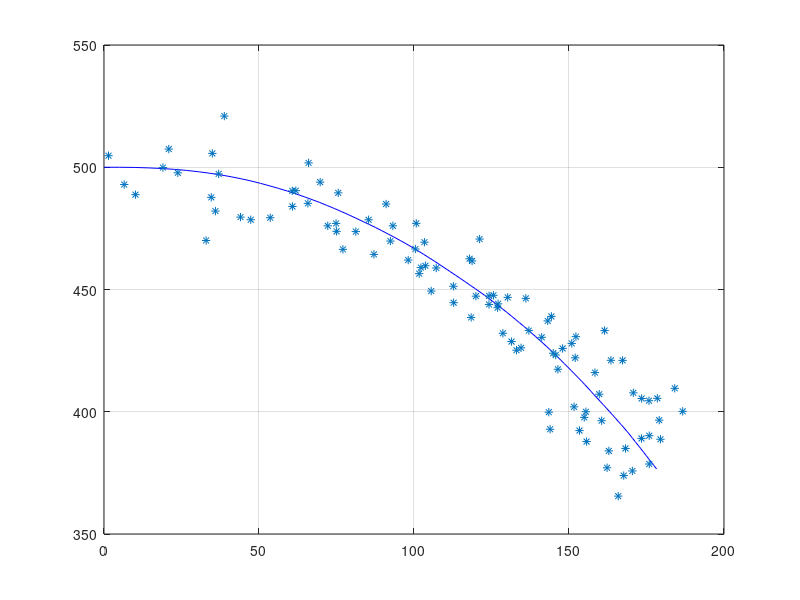

Write the MATLAB code that produced this figure. (Note: this script raises an error after producing the figure.)
%%%%%%%%%%%%%%%%%%%%%%%%%%%%%%%%%%%%%%%%%%%%%%%%%%%%%%%%%%%%%%%%%%%%%%%%%%%%%%%%%%%%%  
 % Date: 2016.10.12  
 %
 % Extended Kalman Filter to estimate parabolic path  
 %
 % the system coefficient need to adjustment carefully
%%%%%%%%%%%%%%%%%%%%%%%%%%%%%%%%%%%%%%%%%%%%%%%%%%%%%%%%%%%%%%%%%%%%%%%%%%%%%%%%%%%%%  
kx = .01; ky = .05;     % damping coefficient 
g = 9.8;                % gravity 
t = 10;                 % simulation time 
Ts = 0.1;               % sample rates  
len = fix(t/Ts);        % simulation step 
%%%%%%%%%%%%%%%%%%%%%%%%%%%%%%%%%%%%%%%%%%%%%%%%%%%%%%%%%%%%%%%%%%%%%%%%%%%%%%%%%%%%%%%  
% simulated orbit  
dax = 1.5; day = 1.5;  % system noise  
X = zeros(len,4); X(1,:) = [0, 50, 500, 0]; % initial value 
for k=2:len  
    x = X(k-1,1); vx = X(k-1,2); y = X(k-1,3); vy = X(k-1,4);   
    x = x + vx*Ts;  
    vx = vx + (-kx*vx^2+dax*randn(1,1))*Ts;  
    y = y + vy*Ts;  
    vy = vy + (ky*vy^2-g+day*randn(1))*Ts;  
    X(k,:) = [x, vx, y, vy];  
end  
figure(1), hold off, plot(X(:,1),X(:,3),'-b'), grid on  
%%%%%%%%%%%%%%%%%%%%%%%%%%%%%%%%%%%%%%%%%%%%%%%%%%%%%%%%%%%%%%%%%%%%%%%%%%%%%%%%%%%%%%%  
% measurement
mrad = 0.001;  
dr = 10; dafa = 10*mrad; % noise  
for k=1:len  
    r = sqrt(X(k,1)^2+X(k,3)^2) + dr*randn(1,1);  
    a = atan(X(k,1)/X(k,3)) + dafa*randn(1,1);  
    Z(k,:) = [r, a];  
end  
figure(1), hold on, plot(Z(:,1).*sin(Z(:,2)), Z(:,1).*cos(Z(:,2)),'*')  
%%%%%%%%%%%%%%%%%%%%%%%%%%%%%%%%%%%%%%%%%%%%%%%%%%%%%%%%%%%%%%%%%%%%%%%%%%%%%%%%%%%%%%%%  
% ekf 
Qk = diag([0; dax; 0; day])^2;  
Rk = diag([dr; dafa])^2;  
Xk = zeros(4,1);  
Pk = 100*eye(4);  
X_est = X;  
for k=1:len  
    Ft = JacobianF(X(k,:), kx, ky, g);  
    Hk = JacobianH(X(k,:));  
    fX = fff(X(k,:), kx, ky, g, Ts);  
    hfX = hhh(fX, Ts);  
    [Xk, Pk, Kk] = ekf(eye(4)+Ft*Ts, Qk, fX, Pk, Hk, Rk, Z(k,:)'-hfX);  
    X_est(k,:) = Xk';  
end  
figure(1), plot(X_est(:,1),X_est(:,3), '+r')  
xlabel('X'); ylabel('Y'); title('ekf simulation');  
legend('real', 'measurement', 'ekf estimated');  
%%%%%%%%%%%%%%%%%%%%%%%%%%%%%%%%%%%%%%%%%%%%%%%%%%%%%%%%%%%%%%%%%%%%%%%%%%%%%%%%%%%%%%%% 